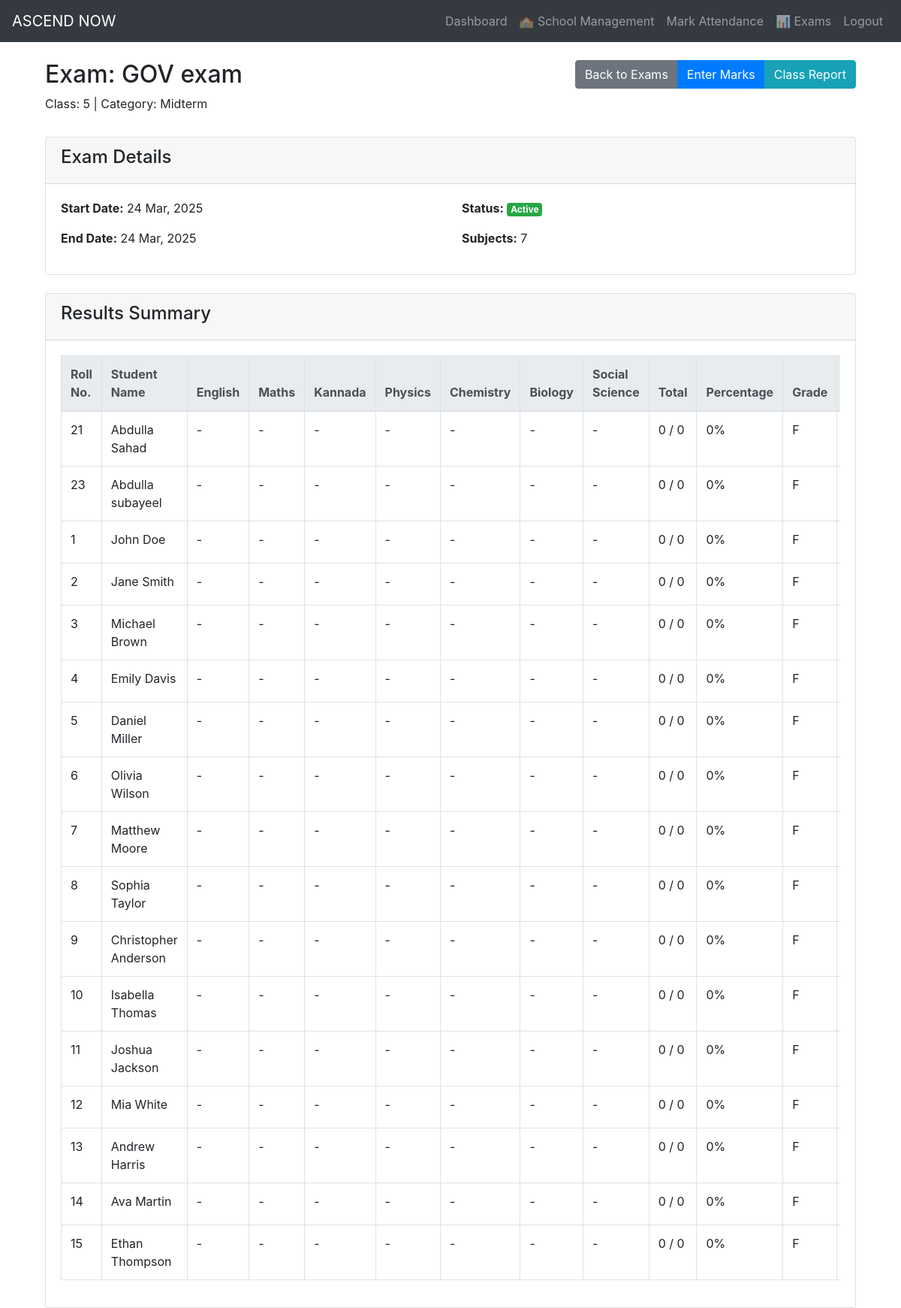
/exams/2 (signed in), run on the app's committed database.
### dashboard/models.py (models this page shows, shortened)
class Exam(db.Model):
    id = db.Column(db.Integer, primary_key=True)
    class_id = db.Column(db.Integer, db.ForeignKey('class.id'), nullable=False)
    section_id = db.Column(db.Integer, db.ForeignKey('section.id'), nullable=False)
    name = db.Column(db.String(100), nullable=False)
    exam_type = db.Column(db.Enum('Midterm', 'Final', 'Quiz', 'Assignment', name="exam_types"), nullable=False)
    start_date = db.Column(db.Date, nullable=False)
    end_date = db.Column(db.Date, nullable=False)
    is_active = db.Column(db.Boolean, default=True)
    marks = db.relationship('Mark', backref='exam', lazy=True)

class Class(db.Model):
    id = db.Column(db.Integer, primary_key=True)
    school_id = db.Column(db.Integer, db.ForeignKey('school.id'), nullable=False)
    class_name = db.Column(db.String(10), nullable=False)
    sections = db.relationship('Section', backref='class', lazy=True)
    subjects = db.relationship('Subject', backref='class', lazy=True)
    exams = db.relationship('Exam', backref='class', lazy=True)
    students = db.relationship('Student', backref='class', lazy=True)

class Subject(db.Model):
    id = db.Column(db.Integer, primary_key=True)
    class_id = db.Column(db.Integer, db.ForeignKey('class.id'), nullable=False)
    subject_name = db.Column(db.String(100), nullable=False)
    teacher_id = db.Column(db.Integer, db.ForeignKey('user.id'), nullable=False)
    marks = db.relationship('Mark', backref='subject', lazy=True)

class Student(db.Model):
    id = db.Column(db.Integer, primary_key=True)
    school_id = db.Column(db.Integer, db.ForeignKey('school.id'), nullable=False)
    class_id = db.Column(db.Integer, db.ForeignKey('class.id'), nullable=False)
    section_id = db.Column(db.Integer, db.ForeignKey('section.id'), nullable=False)
    first_name = db.Column(db.String(100), nullable=False)
    last_name = db.Column(db.String(100), nullable=False)
    dob = db.Column(db.Date, nullable=False)
    gender = db.Column(db.Enum('Male', 'Female', 'Other', name="gender_types"), nullable=False)
    admission_number = db.Column(db.String(50), unique=True, nullable=False)
    roll_number = db.Column(db.String(50), nullable=False)
    parent_contact = db.Column(db.String(20), nullable=False)
    attendance = db.relationship('Attendance', backref='student', lazy=True)
    marks = db.relationship('Mark', backref='student', lazy=True)
    parents = db.relationship('Parent', backref='student', lazy=True)
    @property
    def full_name(self):
        return f"{self.first_name} {self.last_name}"
    def calculate_total_marks(self, exam_id=None):
        query = Mark.query.filter_by(student_id=self.id)
        if exam_id:
            query = query.filter_by(exam_id=exam_id)
        marks = query.all()
        total_obtained = sum(mark.marks_obtained for mark in marks)
        total_possible = sum(mark.total_marks for mark in marks)
        if total_possible == 0:
            return 0, 0, 0
        percentage = (total_obtained / total_possible) * 100
        return total_obtained, total_possible, round(percentage, 2)

### dashboard/views.py (the view)
@app.route('/exams/<int:exam_id>', methods=['GET'])
@login_required
def view_exam(exam_id):
    exam = Exam.query.get_or_404(exam_id)
    subjects = Subject.query.filter_by(class_id=exam.class_id).all()
    students = Student.query.filter_by(class_id=exam.class_id).all()
    results = {}
    for student in students:
        student_marks = Mark.query.filter_by(exam_id=exam_id, student_id=student.id).all()
        total_obtained, total_possible, percentage = student.calculate_total_marks(exam_id)
        subject_marks = {}
        for subject in subjects:
            mark = next((m for m in student_marks if m.subject_id == subject.id), None)
            if mark:
                subject_marks[subject.id] = mark
            else:
                subject_marks[subject.id] = None
        results[student.id] = {
            'student': student,
            'subject_marks': subject_marks,
            'total_obtained': total_obtained,
            'total_possible': total_possible,
            'percentage': percentage,
            'grade': Mark.calculate_grade(percentage)
        }
    return render_template('exams/view.html',
                          exam=exam,
                          subjects=subjects,
                          results=results)

### dashboard/__init__.py (called while the page is built)
@login_manager.user_loader
def load_user(user_id):
    user = User.query.get(int(user_id))
    return user

### dashboard/models.py (called while the page is built)
    @property
    def is_authenticated(self):
        return True

    @staticmethod
    def calculate_grade(percentage):
        if percentage >= 90:
            return 'A+'
        elif percentage >= 80:
            return 'A'
        elif percentage >= 70:
            return 'B'
        elif percentage >= 60:
            return 'C'
        elif percentage >= 50:
            return 'D'
        else:
            return 'F'

### dashboard/templates/exams/view.html (shortened to what this page needs)
{% extends "base.html" %}
{% block content %}
<div class="container-fluid">
    <div class="row mb-3">
        <div class="col-md-6">
            <h2>Exam: {{ exam.name }}</h2>
            <p>Class: {{ exam.class.class_name }} | Category: {{ exam.exam_type }}</p>
        </div>
        <div class="col-md-6 text-right">
            <div class="btn-group">
                <a href="{{ url_for('exams') }}" class="btn btn-secondary">
                     Back to Exams
                </a>
                <a href="{{ url_for('enter_marks', exam_id=exam.id) }}" class="btn btn-primary">
                     Enter Marks
                </a>
                <a href="{{ url_for('class_marks_report', class_id=exam.class_id) }}?exam_id={{ exam.id }}" class="btn btn-info">
                     Class Report
                </a>
            </div>
        </div>
    </div>
    <div class="card mb-4">
        <div class="card-header">
            <h4>Exam Details</h4>
        </div>
        <div class="card-body">
            <div class="row">
                <div class="col-md-6">
                    <p><strong>Start Date:</strong> {{ exam.start_date.strftime('%d %b, %Y') }}</p>
                    <p><strong>End Date:</strong> {{ exam.end_date.strftime('%d %b, %Y') }}</p>
                </div>
                <div class="col-md-6">
                    <p><strong>Status:</strong>
                        {% if exam.is_active %}
                        <span class="badge badge-success">Active</span>
                        {% else %}
                        <span class="badge badge-secondary">Inactive</span>
                        {% endif %}
                    </p>
                    <p><strong>Subjects:</strong> {{ subjects|length }}</p>
                </div>
            </div>
        </div>
    </div>
    <div class="card">
        <div class="card-header">
            <h4>Results Summary</h4>
        </div>
        <div class="card-body">
            <div class="table-responsive">
                <table class="table table-bordered table-hover">
                    <thead class="thead-light">
                        <tr>
                            <th>Roll No.</th>
                            <th>Student Name</th>
                            {% for subject in subjects %}
                                <th>{{ subject.subject_name }}</th>
                            {% endfor %}
                            <th>Total</th>
                            <th>Percentage</th>
                            <th>Grade</th>
                            <th>Actions</th>
                        </tr>
                    </thead>
                    <tbody>
                        {% for student_id, result in results.items() %}
                        <tr>
                            <td>{{ result.student.roll_number }}</td>
                            <td>{{ result.student.full_name }}</td>
                            {% for subject in subjects %}
                                <td>
                                    {% if subject.id in result.subject_marks and result.subject_marks[subject.id] %}
                                        {{ result.subject_marks[subject.id].marks_obtained }} / {{ result.subject_marks[subject.id].total_marks }}
                                    {% else %}
                                        -
                                    {% endif %}
                                </td>
                            {% endfor %}
                            <td>{{ result.total_obtained }} / {{ result.total_possible }}</td>
                            <td>{{ result.percentage }}%</td>
                            <td>{{ result.grade }}</td>
                            <td>
                            </td>
                        </tr>
                        {% endfor %}
                    </tbody>
                </table>
            </div>
        </div>
    </div>
</div>
{% endblock %}

### data on the page
Exam: name "GOV exam", exam_type "Midterm", start_date "24 Mar, 2025", end_date "24 Mar, 2025"
Class: class.class_name "5"
Subject: subject_name "English"
Subject: subject_name "Maths"
Subject: subject_name "Kannada"
Subject: subject_name "Physics"
Subject: subject_name "Chemistry"
Subject: subject_name "Biology"
Subject: subject_name "Social Science"
Student: student.roll_number "21", student.full_name "Abdulla Sahad"
Student: student.roll_number "23", student.full_name "Abdulla subayeel"
Student: student.roll_number "1", student.full_name "John Doe"
Student: student.roll_number "2", student.full_name "Jane Smith"
Student: student.roll_number "3", student.full_name "Michael Brown"
Student: student.roll_number "4", student.full_name "Emily Davis"
Student: student.roll_number "5", student.full_name "Daniel Miller"
Student: student.roll_number "6", student.full_name "Olivia Wilson"
Student: student.roll_number "7", student.full_name "Matthew Moore"
Student: student.roll_number "8", student.full_name "Sophia Taylor"
Student: student.roll_number "9", student.full_name "Christopher Anderson"
Student: student.roll_number "10", student.full_name "Isabella Thomas"
Student: student.roll_number "11", student.full_name "Joshua Jackson"
Student: student.roll_number "12", student.full_name "Mia White"
Student: student.roll_number "13", student.full_name "Andrew Harris"
Student: student.roll_number "14", student.full_name "Ava Martin"
Student: student.roll_number "15", student.full_name "Ethan Thompson"

### other printed values
{{ subjects|length }} "7"
{{ result.total_obtained }} "0" "0" "0" "0" "0" "0" "0" "0" "0" "0" "0" "0" "0" "0" "0" "0" "0"
{{ result.total_possible }} "0" "0" "0" "0" "0" "0" "0" "0" "0" "0" "0" "0" "0" "0" "0" "0" "0"
{{ result.percentage }} "0" "0" "0" "0" "0" "0" "0" "0" "0" "0" "0" "0" "0" "0" "0" "0" "0"
{{ result.grade }} "F" "F" "F" "F" "F" "F" "F" "F" "F" "F" "F" "F" "F" "F" "F" "F" "F"
